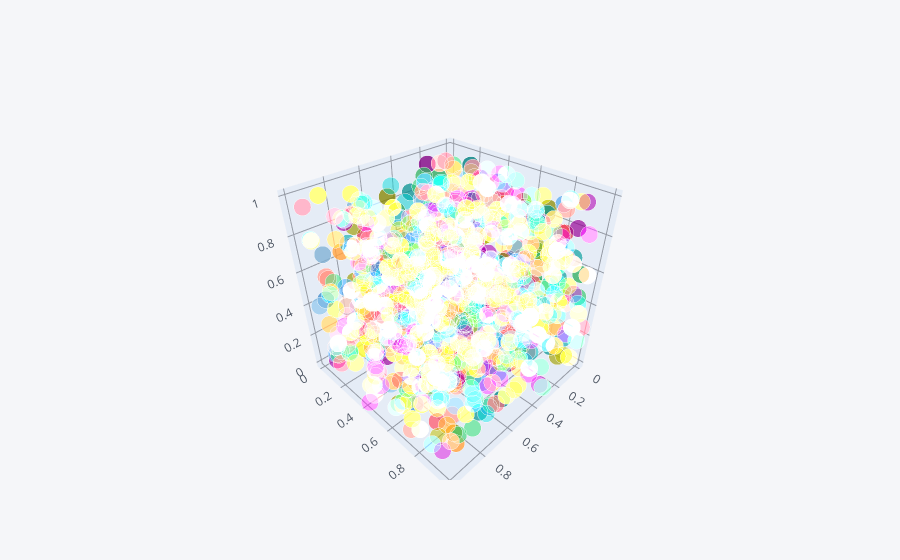

Notebook cell for this chart:
### Code cell
df4.iplot(x='a', y='b', z='c', kind = 'scatter3d')

### Figure 1 — Plotly figure (JSON) as saved in the notebook; plotly's stock layout.template omitted (floating-point values rounded to 4 significant figures; data arrays with more than 128 entries replaced by an {"elided": "..."} marker saying what was removed)
{"data": [{"marker": {"color": {"elided": "1000 str values"}, "opacity": 0.8, "size": {"elided": "1000 int values"}, "symbol": "circle"}, "mode": "markers", "text": {"elided": "1000 str values"}, "type": "scatter3d", "x": {"elided": "1000 float values"}, "y": {"elided": "1000 float values"}, "z": {"elided": "1000 float values"}}], "layout": {"legend": {"bgcolor": "#F5F6F9", "font": {"color": "#4D5663"}}, "paper_bgcolor": "#F5F6F9", "plot_bgcolor": "#F5F6F9", "scene": {"xaxis": {"gridcolor": "#9499A3", "showgrid": true, "tickfont": {"color": "#4D5663"}, "title": {"font": {"color": "#4D5663"}, "text": ""}, "zerolinecolor": "#9499A3"}, "yaxis": {"gridcolor": "#9499A3", "showgrid": true, "tickfont": {"color": "#4D5663"}, "title": {"font": {"color": "#4D5663"}, "text": ""}, "zerolinecolor": "#9499A3"}, "zaxis": {"gridcolor": "#9499A3", "showgrid": true, "tickfont": {"color": "#4D5663"}, "title": {"font": {"color": "#4D5663"}, "text": ""}, "zerolinecolor": "#9499A3"}}, "title": {"font": {"color": "#4D5663"}}}}
